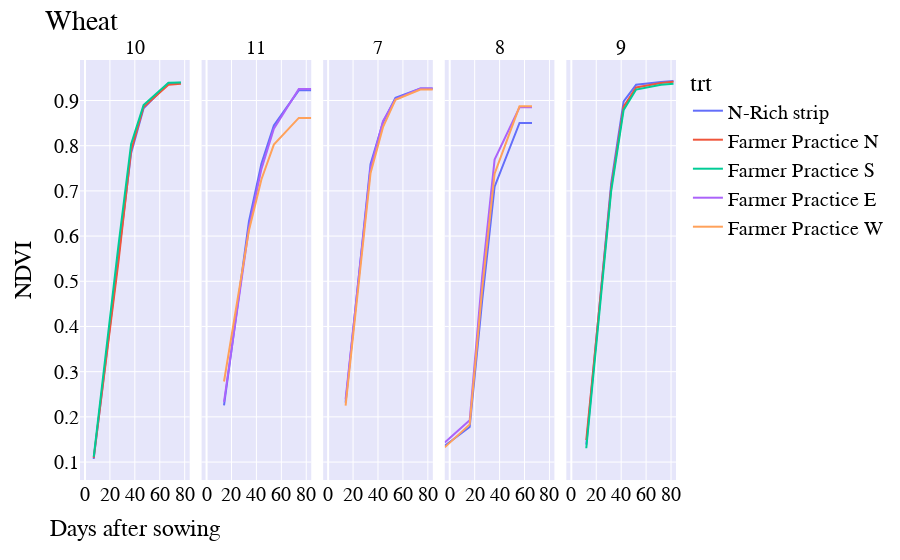

The cell this chart's notebook holds for it:
### Code cell
# make graps
#g = sns.FacetGrid(dfinal, col='crop', hue='trt')
#g.map(sns.scatterplot, 'days after sowing', 'mean', alpha=.7)
#g.add_legend()
df_crop = dfinal[dfinal['crop'] == 'Wheat']
#df_plt = df_maize[df_maize['plot'] == 3]

fig = px.line(df_crop, x='days after sowing', y='mean', color='trt',labels={"color": "Group"}, facet_col='plot')

fig.update_layout(title=df_crop['crop'].unique().tolist()[0],
                      xaxis_title='Days after sowing',
                      yaxis_title='NDVI',
                      plot_bgcolor='lavender',
                      font_size=20,
                      font_color='#000000',
                      font_family='Old Standard TT')

fig.for_each_annotation(lambda a: a.update(text=a.text.split("=")[-1]))

fig.for_each_xaxis(lambda y: y.update(title = ''))

fig.update_layout(xaxis_title='Days after sowing')

### Figure 1 — Plotly figure (JSON) as saved in the notebook; plotly's stock layout.template omitted (floating-point values rounded to 4 significant figures)
{"data": [{"hovertemplate": "trt=N-Rich strip<br>plot=10<br>days after sowing=%{x}<br>mean=%{y}<extra></extra>", "legendgroup": "N-Rich strip", "line": {"color": "#636efa", "dash": "solid"}, "marker": {"symbol": "circle"}, "mode": "lines", "name": "N-Rich strip", "orientation": "v", "showlegend": true, "type": "scatter", "x": [7, 27, 37, 47, 67, 77], "xaxis": "x", "y": [0.1068, 0.5501, 0.7836, 0.8826, 0.9382, 0.9393], "yaxis": "y"}, {"hovertemplate": "trt=N-Rich strip<br>plot=11<br>days after sowing=%{x}<br>mean=%{y}<extra></extra>", "legendgroup": "N-Rich strip", "line": {"color": "#636efa", "dash": "solid"}, "marker": {"symbol": "circle"}, "mode": "lines", "name": "N-Rich strip", "orientation": "v", "showlegend": false, "type": "scatter", "x": [14, 34, 44, 54, 74, 84], "xaxis": "x2", "y": [0.2257, 0.6322, 0.76, 0.8449, 0.9224, 0.9224], "yaxis": "y2"}, {"hovertemplate": "trt=N-Rich strip<br>plot=7<br>days after sowing=%{x}<br>mean=%{y}<extra></extra>", "legendgroup": "N-Rich strip", "line": {"color": "#636efa", "dash": "solid"}, "marker": {"symbol": "circle"}, "mode": "lines", "name": "N-Rich strip", "orientation": "v", "showlegend": false, "type": "scatter", "x": [14, 34, 44, 54, 74, 84], "xaxis": "x3", "y": [0.2314, 0.7592, 0.8514, 0.906, 0.9268, 0.9268], "yaxis": "y3"}, {"hovertemplate": "trt=N-Rich strip<br>plot=8<br>days after sowing=%{x}<br>mean=%{y}<extra></extra>", "legendgroup": "N-Rich strip", "line": {"color": "#636efa", "dash": "solid"}, "marker": {"symbol": "circle"}, "mode": "lines", "name": "N-Rich strip", "orientation": "v", "showlegend": false, "type": "scatter", "x": [-4, 16, 26, 36, 56, 66], "xaxis": "x4", "y": [0.136, 0.1776, 0.4567, 0.7093, 0.8504, 0.8504], "yaxis": "y4"}, {"hovertemplate": "trt=N-Rich strip<br>plot=9<br>days after sowing=%{x}<br>mean=%{y}<extra></extra>", "legendgroup": "N-Rich strip", "line": {"color": "#636efa", "dash": "solid"}, "marker": {"symbol": "circle"}, "mode": "lines", "name": "N-Rich strip", "orientation": "v", "showlegend": false, "type": "scatter", "x": [12, 32, 42, 52, 72, 82], "xaxis": "x5", "y": [0.1387, 0.7173, 0.8983, 0.935, 0.9409, 0.9432], "yaxis": "y5"}, {"hovertemplate": "trt=Farmer Practice N<br>plot=10<br>days after sowing=%{x}<br>mean=%{y}<extra></extra>", "legendgroup": "Farmer Practice N", "line": {"color": "#EF553B", "dash": "solid"}, "marker": {"symbol": "circle"}, "mode": "lines", "name": "Farmer Practice N", "orientation": "v", "showlegend": true, "type": "scatter", "x": [7, 27, 37, 47, 67, 77], "xaxis": "x", "y": [0.1095, 0.5462, 0.7895, 0.8855, 0.9348, 0.937], "yaxis": "y"}, {"hovertemplate": "trt=Farmer Practice N<br>plot=9<br>days after sowing=%{x}<br>mean=%{y}<extra></extra>", "legendgroup": "Farmer Practice N", "line": {"color": "#EF553B", "dash": "solid"}, "marker": {"symbol": "circle"}, "mode": "lines", "name": "Farmer Practice N", "orientation": "v", "showlegend": false, "type": "scatter", "x": [12, 32, 42, 52, 72, 82], "xaxis": "x5", "y": [0.1488, 0.7074, 0.8865, 0.9289, 0.9386, 0.9412], "yaxis": "y5"}, {"hovertemplate": "trt=Farmer Practice S<br>plot=10<br>days after sowing=%{x}<br>mean=%{y}<extra></extra>", "legendgroup": "Farmer Practice S", "line": {"color": "#00cc96", "dash": "solid"}, "marker": {"symbol": "circle"}, "mode": "lines", "name": "Farmer Practice S", "orientation": "v", "showlegend": true, "type": "scatter", "x": [7, 27, 37, 47, 67, 77], "xaxis": "x", "y": [0.1113, 0.5828, 0.8034, 0.8898, 0.9391, 0.9398], "yaxis": "y"}, {"hovertemplate": "trt=Farmer Practice S<br>plot=9<br>days after sowing=%{x}<br>mean=%{y}<extra></extra>", "legendgroup": "Farmer Practice S", "line": {"color": "#00cc96", "dash": "solid"}, "marker": {"symbol": "circle"}, "mode": "lines", "name": "Farmer Practice S", "orientation": "v", "showlegend": false, "type": "scatter", "x": [12, 32, 42, 52, 72, 82], "xaxis": "x5", "y": [0.1306, 0.6997, 0.8792, 0.9243, 0.9347, 0.9373], "yaxis": "y5"}, {"hovertemplate": "trt=Farmer Practice E<br>plot=11<br>days after sowing=%{x}<br>mean=%{y}<extra></extra>", "legendgroup": "Farmer Practice E", "line": {"color": "#ab63fa", "dash": "solid"}, "marker": {"symbol": "circle"}, "mode": "lines", "name": "Farmer Practice E", "orientation": "v", "showlegend": true, "type": "scatter", "x": [14, 34, 44, 54, 74, 84], "xaxis": "x2", "y": [0.2334, 0.6179, 0.7483, 0.8375, 0.9255, 0.9255], "yaxis": "y2"}, {"hovertemplate": "trt=Farmer Practice E<br>plot=7<br>days after sowing=%{x}<br>mean=%{y}<extra></extra>", "legendgroup": "Farmer Practice E", "line": {"color": "#ab63fa", "dash": "solid"}, "marker": {"symbol": "circle"}, "mode": "lines", "name": "Farmer Practice E", "orientation": "v", "showlegend": false, "type": "scatter", "x": [14, 34, 44, 54, 74, 84], "xaxis": "x3", "y": [0.2389, 0.7497, 0.8543, 0.9025, 0.9264, 0.9264], "yaxis": "y3"}, {"hovertemplate": "trt=Farmer Practice E<br>plot=8<br>days after sowing=%{x}<br>mean=%{y}<extra></extra>", "legendgroup": "Farmer Practice E", "line": {"color": "#ab63fa", "dash": "solid"}, "marker": {"symbol": "circle"}, "mode": "lines", "name": "Farmer Practice E", "orientation": "v", "showlegend": false, "type": "scatter", "x": [-4, 16, 26, 36, 56, 66], "xaxis": "x4", "y": [0.1435, 0.1925, 0.5098, 0.7693, 0.8848, 0.8848], "yaxis": "y4"}, {"hovertemplate": "trt=Farmer Practice W<br>plot=11<br>days after sowing=%{x}<br>mean=%{y}<extra></extra>", "legendgroup": "Farmer Practice W", "line": {"color": "#FFA15A", "dash": "solid"}, "marker": {"symbol": "circle"}, "mode": "lines", "name": "Farmer Practice W", "orientation": "v", "showlegend": true, "type": "scatter", "x": [14, 34, 44, 54, 74, 84], "xaxis": "x2", "y": [0.2783, 0.6125, 0.7254, 0.8024, 0.8615, 0.8615], "yaxis": "y2"}, {"hovertemplate": "trt=Farmer Practice W<br>plot=7<br>days after sowing=%{x}<br>mean=%{y}<extra></extra>", "legendgroup": "Farmer Practice W", "line": {"color": "#FFA15A", "dash": "solid"}, "marker": {"symbol": "circle"}, "mode": "lines", "name": "Farmer Practice W", "orientation": "v", "showlegend": false, "type": "scatter", "x": [14, 34, 44, 54, 74, 84], "xaxis": "x3", "y": [0.2247, 0.7389, 0.841, 0.9017, 0.9243, 0.9243], "yaxis": "y3"}, {"hovertemplate": "trt=Farmer Practice W<br>plot=8<br>days after sowing=%{x}<br>mean=%{y}<extra></extra>", "legendgroup": "Farmer Practice W", "line": {"color": "#FFA15A", "dash": "solid"}, "marker": {"symbol": "circle"}, "mode": "lines", "name": "Farmer Practice W", "orientation": "v", "showlegend": false, "type": "scatter", "x": [-4, 16, 26, 36, 56, 66], "xaxis": "x4", "y": [0.1325, 0.1834, 0.4818, 0.7379, 0.8871, 0.8871], "yaxis": "y4"}], "layout": {"annotations": [{"font": {}, "showarrow": false, "text": "10", "x": 0.092, "xanchor": "center", "xref": "paper", "y": 1, "yanchor": "bottom", "yref": "paper"}, {"font": {}, "showarrow": false, "text": "11", "x": 0.296, "xanchor": "center", "xref": "paper", "y": 1, "yanchor": "bottom", "yref": "paper"}, {"font": {}, "showarrow": false, "text": "7", "x": 0.5, "xanchor": "center", "xref": "paper", "y": 1, "yanchor": "bottom", "yref": "paper"}, {"font": {}, "showarrow": false, "text": "8", "x": 0.704, "xanchor": "center", "xref": "paper", "y": 1, "yanchor": "bottom", "yref": "paper"}, {"font": {}, "showarrow": false, "text": "9", "x": 0.908, "xanchor": "center", "xref": "paper", "y": 1, "yanchor": "bottom", "yref": "paper"}], "font": {"color": "#000000", "family": "Old Standard TT", "size": 20}, "legend": {"title": {"text": "trt"}, "tracegroupgap": 0}, "margin": {"t": 60}, "plot_bgcolor": "lavender", "title": {"text": "Wheat"}, "xaxis": {"anchor": "y", "domain": [0, 0.184], "title": {"text": "Days after sowing"}}, "xaxis2": {"anchor": "y2", "domain": [0.204, 0.388], "matches": "x", "title": {"text": ""}}, "xaxis3": {"anchor": "y3", "domain": [0.408, 0.592], "matches": "x", "title": {"text": ""}}, "xaxis4": {"anchor": "y4", "domain": [0.612, 0.796], "matches": "x", "title": {"text": ""}}, "xaxis5": {"anchor": "y5", "domain": [0.816, 1], "matches": "x", "title": {"text": ""}}, "yaxis": {"anchor": "x", "domain": [0, 1], "title": {"text": "NDVI"}}, "yaxis2": {"anchor": "x2", "domain": [0, 1], "matches": "y", "showticklabels": false}, "yaxis3": {"anchor": "x3", "domain": [0, 1], "matches": "y", "showticklabels": false}, "yaxis4": {"anchor": "x4", "domain": [0, 1], "matches": "y", "showticklabels": false}, "yaxis5": {"anchor": "x5", "domain": [0, 1], "matches": "y", "showticklabels": false}}}
